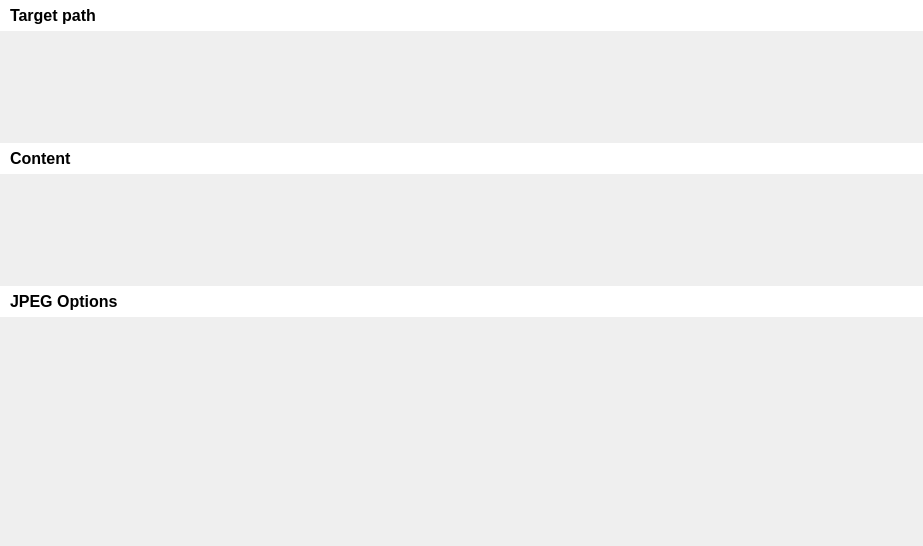
<?xml version="1.0" encoding="UTF-8"?>
<ui version="4.0">
 <class>Form</class>
 <widget class="QWidget" name="Form">
  <property name="geometry">
   <rect>
    <x>0</x>
    <y>0</y>
    <width>923</width>
    <height>546</height>
   </rect>
  </property>
  <property name="windowTitle">
   <string>Form</string>
  </property>
  <layout class="QGridLayout" name="gridLayout">
   <property name="leftMargin">
    <number>0</number>
   </property>
   <property name="topMargin">
    <number>0</number>
   </property>
   <property name="rightMargin">
    <number>0</number>
   </property>
   <property name="bottomMargin">
    <number>0</number>
   </property>
   <item row="0" column="0" colspan="2">
    <widget class="QLabel" name="label_8">
     <property name="font">
      <font>
       <pointsize>12</pointsize>
       <weight>75</weight>
       <bold>true</bold>
      </font>
     </property>
     <property name="styleSheet">
      <string notr="true">background-color: palette(light);padding: 6;</string>
     </property>
     <property name="text">
      <string>Target path</string>
     </property>
    </widget>
   </item>
   <item row="5" column="0" colspan="2">
    <widget class="WExportOptionsJpeg" name="wJpegOptions" native="true">
     <property name="enabled">
      <bool>false</bool>
     </property>
     <property name="sizePolicy">
      <sizepolicy hsizetype="Preferred" vsizetype="MinimumExpanding">
       <horstretch>0</horstretch>
       <verstretch>0</verstretch>
      </sizepolicy>
     </property>
     <property name="minimumSize">
      <size>
       <width>0</width>
       <height>10</height>
      </size>
     </property>
     <property name="styleSheet">
      <string notr="true"/>
     </property>
    </widget>
   </item>
   <item row="2" column="0" colspan="2">
    <widget class="QLabel" name="label_7">
     <property name="font">
      <font>
       <pointsize>12</pointsize>
       <weight>75</weight>
       <bold>true</bold>
      </font>
     </property>
     <property name="styleSheet">
      <string notr="true">background-color: palette(light);padding: 6;</string>
     </property>
     <property name="text">
      <string>Content</string>
     </property>
    </widget>
   </item>
   <item row="4" column="0" colspan="2">
    <widget class="QLabel" name="label_5">
     <property name="font">
      <font>
       <pointsize>12</pointsize>
       <weight>75</weight>
       <bold>true</bold>
      </font>
     </property>
     <property name="styleSheet">
      <string notr="true">background-color: palette(light);padding: 6;</string>
     </property>
     <property name="text">
      <string>JPEG Options</string>
     </property>
    </widget>
   </item>
   <item row="3" column="0" colspan="2">
    <widget class="WJEContentOptions" name="wContentOptions" native="true">
     <property name="enabled">
      <bool>false</bool>
     </property>
     <property name="minimumSize">
      <size>
       <width>0</width>
       <height>100</height>
      </size>
     </property>
    </widget>
   </item>
   <item row="6" column="0" colspan="2">
    <spacer name="verticalSpacer">
     <property name="orientation">
      <enum>Qt::Vertical</enum>
     </property>
     <property name="sizeHint" stdset="0">
      <size>
       <width>20</width>
       <height>40</height>
      </size>
     </property>
    </spacer>
   </item>
   <item row="1" column="0" colspan="2">
    <widget class="WJEPathOptions" name="wPathOptions" native="true">
     <property name="enabled">
      <bool>false</bool>
     </property>
     <property name="minimumSize">
      <size>
       <width>0</width>
       <height>100</height>
      </size>
     </property>
    </widget>
   </item>
  </layout>
 </widget>
 <customwidgets>
  <customwidget>
   <class>WExportOptionsJpeg</class>
   <extends>QWidget</extends>
   <header>jpegexport.pktk.widgets.wexportoptions</header>
   <container>1</container>
  </customwidget>
  <customwidget>
   <class>WJEContentOptions</class>
   <extends>QWidget</extends>
   <header>jpegexport.je.wjecontentoptions</header>
   <container>1</container>
  </customwidget>
  <customwidget>
   <class>WJEPathOptions</class>
   <extends>QWidget</extends>
   <header>jpegexport.je.wjepathoptions</header>
   <container>1</container>
  </customwidget>
 </customwidgets>
 <resources/>
 <connections/>
</ui>
